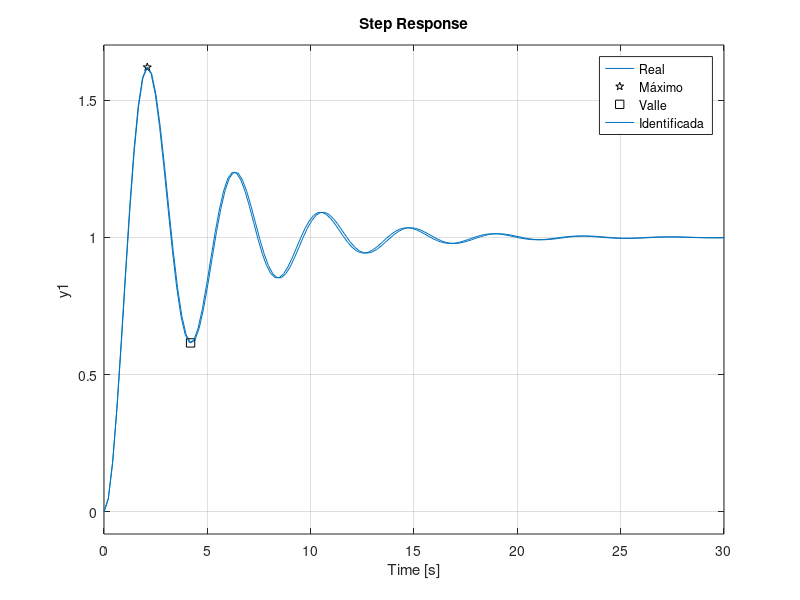

Reproduce this figure in MATLAB.
clear all;
% Kuo Sistemas de control automático Fig 7-18, Sección 7-5 Pp395.
%Codigo realizado por JAP
clear all;

%Se crea el sistema de 2do orden con polos cc real
% wn_r=1.5;sita_r=.85;TMax=20;
% wn_r=1.5;sita_r=.5;TMax=50;
wn_r=1.5;sita_r=.15;TMax=120;

sys_G=tf([wn_r^2],[1 2*sita_r*wn_r wn_r^2]); %ec 2do orden
sys_real_=sys_G

[y,t0]=step(sys_G,TMax/wn_r); %simula la respuesta al escalon y 
                              %devuelve los valores de salida (y) 
                              % y tiempos (t0).

step(sys_G,TMax/wn_r)         %TMax/wn_r se normaliza el tiempo para ajustarse
                              % a distintas wn
%Encontramos el primer max
[ymax a ]=max(y);
t1=t0(a);
%Encontramos el primer min
[ymin b ]=min(y(a:end));
t2=t0(b+a-1);
%Mse marcan el max(estrella) y el min(cuadrado) 
hold on
plot(t1,ymax,'pk');
plot(t2,ymin,'sk');

%Estimamos los valores del sistema de segundo orden
w_d=(2*pi)/(2*(t2-t1)); %wd? Td=(2*(t2-t1)
beta=-log(ymax-1)/pi;
sita_id=beta/(sqrt(1+beta^2));
wn=w_d/(sqrt(1-sita_id^2)); %wn?
%Se crea el sistema de 2do orden con polos cc estimado
den_id=[1 2*sita_id*wn wn^2];
sys_id=tf(wn^2,den_id)

step(sys_id)
legend('Real','Máximo','Valle','Identificada')
% figure(1);
% Nombre_Figura=['Identificacion_Simple'];
% print('-dtiff','-r600',Nombre_Figura);%--FIGURA temporal